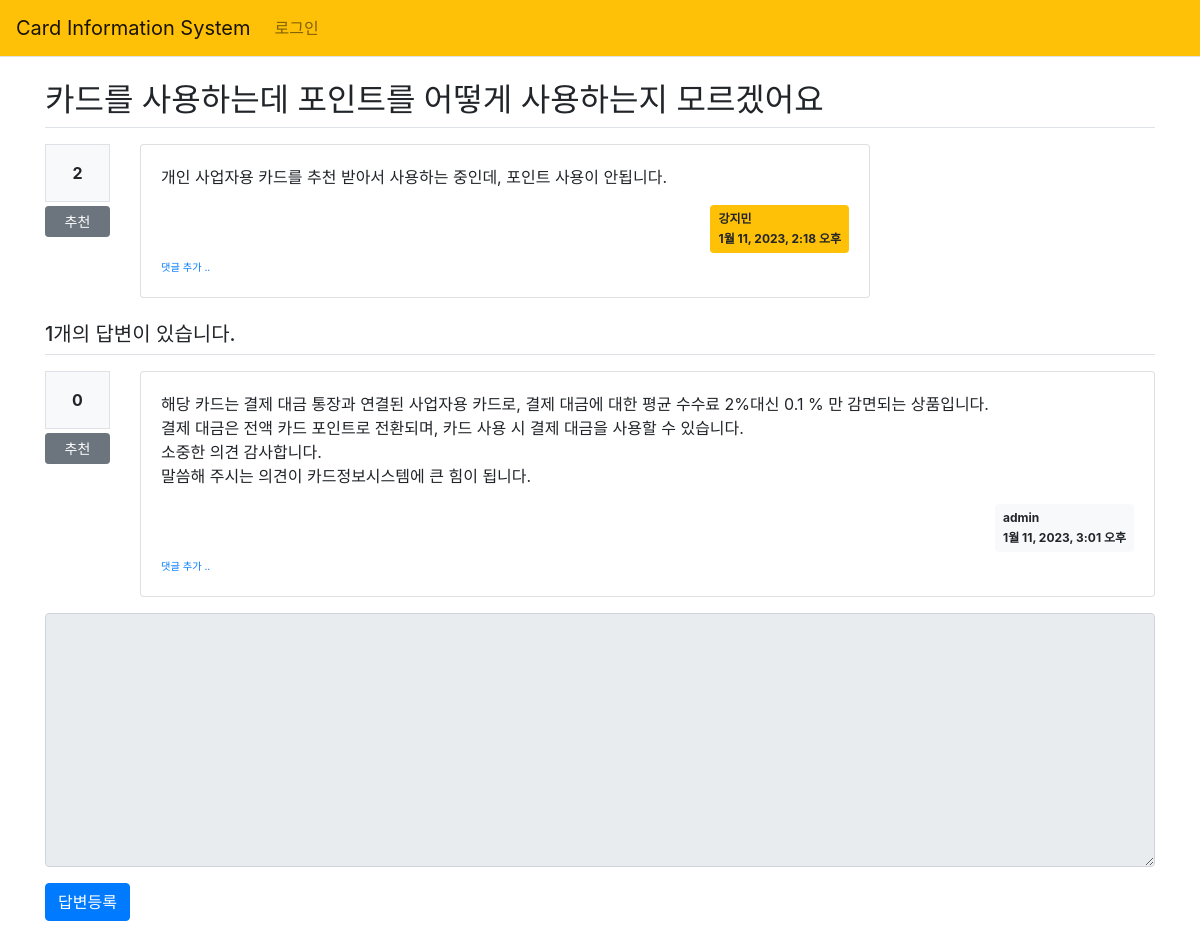
The app's page /pybo/326/ with its own data.
### pybo/models.py (models this page shows, shortened)
class Question(models.Model):
    author = models.ForeignKey(User, on_delete=models.CASCADE,
                               related_name='author_question')
    subject = models.CharField(max_length=200)
    content = models.TextField()
    create_date = models.DateTimeField()
    modify_date = models.DateTimeField(null=True, blank=True)
    voter = models.ManyToManyField(User, related_name='voter_question') #voter추가

class Answer(models.Model):
    author = models.ForeignKey(User, on_delete=models.CASCADE,
                               related_name='author_answer')
    question = models.ForeignKey(Question, on_delete=models.CASCADE)
    content = models.TextField()
    create_date = models.DateTimeField()
    modify_date = models.DateTimeField(null=True, blank=True)
    voter = models.ManyToManyField(User, related_name='voter_answer')

### pybo/views/base_views.py (the view)
# urls.py: path('<int:question_id>/', base_views.detail, name='detail'),
def detail(request, question_id):
    question = get_object_or_404(Question, pk=question_id)
    context = {'question': question}
    return render(request, 'pybo/question_detail.html', context)

### pybo/templatetags/pybo_filter.py (called while the page is built)
@register.filter()
def mark(value):
    extensions = ["nl2br", "fenced_code"]
    return mark_safe(markdown.markdown(value, extensions=extensions))

### templates/pybo/question_detail.html (shortened to what this page needs)
{% extends 'base.html' %}
{% load pybo_filter %}
{% block content %}
<div class="container my-3">
    <h2 class="border-bottom py-2">{{ question.subject }}</h2>
    <div class="row my-3">
        <div class="col-1">
            <div class="bg-light text-center p-3 border font-weight-bolder mb-1">{{question.voter.count}}</div>
            <a href="#" data-uri="{% url 'pybo:vote_question' question.id  %}"
               class="recommend btn btn-sm btn-secondary btn-block my-1">추천</a>
        </div>
        <div class="col-8">
            <div class="card">
                <div class="card-body">
                    <div class="card-text" >{{ question.content|mark }}</div>
                    <div class="d-flex justify-content-end">
                        <div class="badge badge-warning p-2 text-left">
                            <div class="mb-2">{{ question.author.username }}</div>
                            <div>{{ question.create_date }}</div>
                        </div>
                    </div>
                    <div>
                        <a href="{% url 'pybo:comment_create_question' question.id  %}"
                           class="small"><small>댓글 추가 ..</small></a>
                    </div>
                </div>
            </div>
        </div>
    </div>
    <h5 class="border-bottom my-3 py-2">{{question.answer_set.count}}개의 답변이 있습니다.</h5>
    {% for answer in question.answer_set.all %}
    <div class="row my-3">
        <div class="col-1">
            <div class="bg-light text-center p-3 border font-weight-bolder mb-1">{{answer.voter.count}}</div>
            <a href="#" data-uri="{% url 'pybo:vote_answer' answer.id  %}"
                class="recommend btn btn-sm btn-secondary btn-block my-1">추천</a>
        </div>
        <div class="col-11">
            <div class="card">
                <div class="card-body">
                    <div class="card-text">{{ answer.content|mark }}</div>
                    <div class="d-flex justify-content-end">
                        <div class="badge badge-light p-2 text-left">
                            <div class="mb-2">{{ answer.author.username }}</div>
                            <div>{{ answer.create_date }}</div>
                        </div>
                    </div>
                    <div>
                        <a href="{% url 'pybo:comment_create_answer' answer.id  %}"
                           class="small"><small>댓글 추가 ..</small></a>
                    </div>
                </div>
            </div>
        </div>
    </div>
    {% endfor %}
    <form action="{% url 'pybo:answer_create' question.id %}" method="post" class="my-3">
        <div class="form-group">
            <textarea {% if not user.is_authenticated %}disabled{% endif %}
              name="content" id="content" class="form-control" rows="10"></textarea>
        </div>
        <input type="submit" value="답변등록" class="btn btn-primary">
    </form>
</div>
{% endblock %}

### records on screen
Question: subject "카드를 사용하는데 포인트를 어떻게 사용하는지 모르겠어요", voter.count "2", content|mark "개인 사업자용 카드를 추천 받아서 사용하는 중인데, 포인트 사용이 안됩니다.", author.username "강지민", create_date "1월 11, 2023, 2:18 오후", answer_set.count "1"
Answer: voter.count "0", content|mark "해당 카드는 결제 대금 통장과 연결된 사업자용 카드로, 결제 대금에 대한 평균 수수료 2%대신 0.1 % 만 감면되는 상품입니다. 결제 대금은 전액 카드 포인트로 전환되며, 카드 사용 시 결제 대금을 사용할 수 있습니다. 소중한 의견 감사합니다. 말씀해 주시는 의견이 카드정보시스템에 큰 힘이 됩니다.", author.username "admin", create_date "1월 11, 2023, 3:01 오후"
